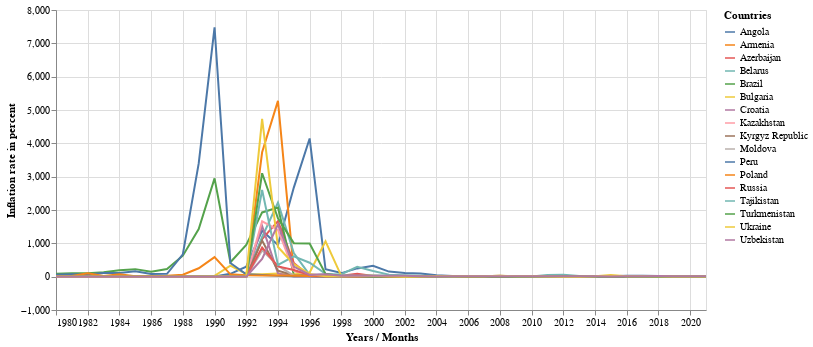

Here is the notebook cell this chart was saved with:
### Code cell
# hide-input
ecb.plot_altair_legend_selectable(df_highinflation, 
                                  'Years / Months', 
                                  'Inflation rate in percent', 
                                  'Countries',
                                   650,
                                   300)

### Figure 1 — Vega-Lite specification as saved in the notebook (floating-point values rounded to 4 significant figures; data arrays with more than 128 entries replaced by an {"elided": "..."} marker saying what was removed)
{"config": {"view": {"continuousWidth": 400, "continuousHeight": 300}}, "data": {"name": "data-e1958e1585e1dacdcd24f9e650137a1a"}, "mark": "line", "encoding": {"color": {"type": "nominal", "field": "Countries"}, "opacity": {"condition": {"value": 1, "selection": "selector045"}, "value": 0.2}, "tooltip": [{"type": "quantitative", "field": "Inflation rate in percent"}, {"type": "nominal", "field": "Countries"}], "x": {"type": "temporal", "field": "Years / Months"}, "y": {"type": "quantitative", "field": "Inflation rate in percent"}}, "height": 300, "selection": {"selector045": {"type": "multi", "fields": ["Countries"], "bind": "legend"}, "selector046": {"type": "interval", "bind": "scales", "encodings": ["x", "y"]}}, "width": 650, "$schema": "https://vega.github.io/schema/vega-lite/v4.8.1.json", "datasets": {"data-e1958e1585e1dacdcd24f9e650137a1a": {"elided": "714 records"}}}
